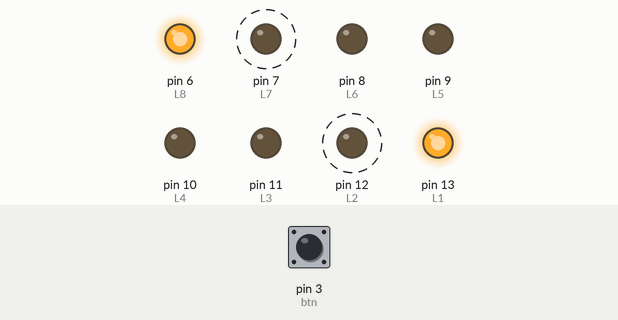
The sketch below on a simulated Arduino Uno, built with avr-gcc and run on an emulated ATmega328P. Parts: output pins drawn as LEDs (lit = HIGH). Dashed ring = blinking. The test bench sets the inputs (shaded band); at power-on: pin 3 (btn) LOW.

Above: at 0.12 s.
1.6 s: pin 3 (btn) pulled HIGH for 0.25 s
At 2.37 s:
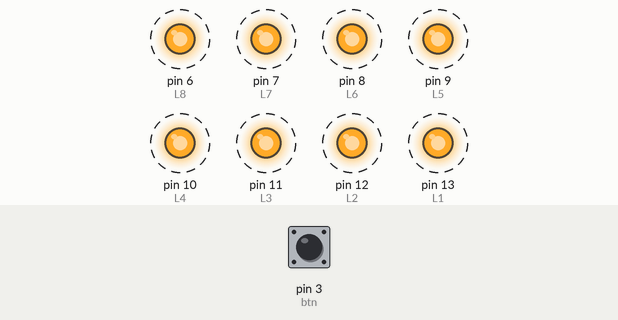
4.6 s: pin 3 (btn) pulled HIGH for 1 s
At 4.62 s:
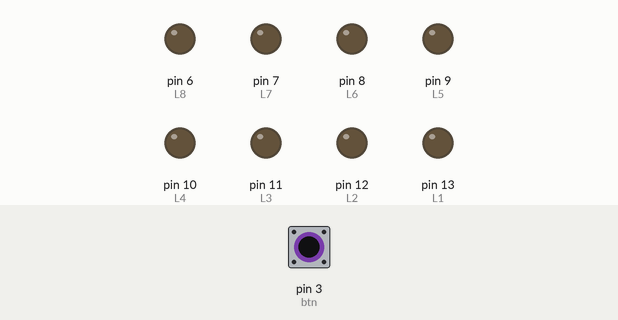
7.7 s: pin 3 (btn) pulled HIGH for 3.2 s
At 11.14 s:
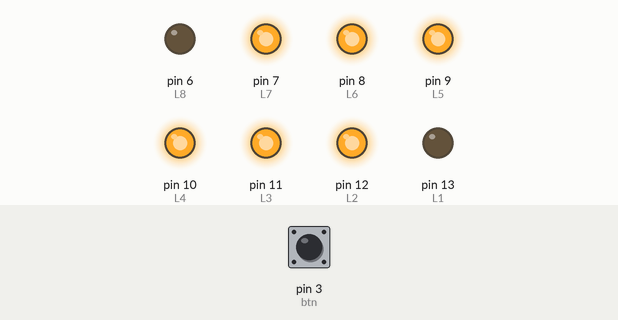
Timing chart, 0 to 18.7 s (numbered marks = the images above; inputs shaded):
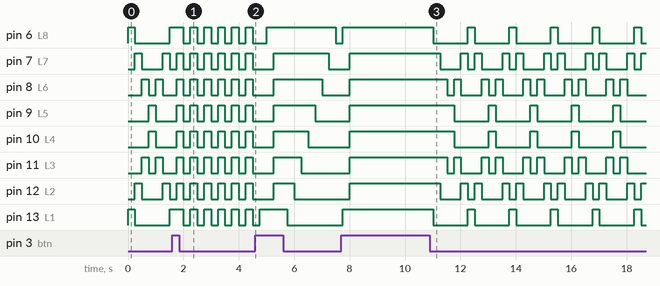

The sketch:

Led_Blink_BothSIDELOOP.ino
```cpp
int L1=13,L2=12,L3=11,L4=10,L5=9,L6=8,L7=7,L8=6,btn=3;
int I[] ={L1,L2,L3,L4}; int J[]={L5,L6,L7,L8};
int C[]={L1,L2,L3,L4,L5,L6,L7,L8};
int LedI,LedJ;
void setup() {
pinMode(L1,OUTPUT);pinMode(L2,OUTPUT);pinMode(L3,OUTPUT);
pinMode(L4,OUTPUT);pinMode(L5,OUTPUT);pinMode(L6,OUTPUT);
pinMode(L7,OUTPUT);pinMode(L8,OUTPUT);pinMode(btn,INPUT);

digitalWrite(L1,LOW);digitalWrite(L2,LOW);digitalWrite(L3,LOW);
digitalWrite(L4,LOW);digitalWrite(L5,LOW);digitalWrite(L6,LOW);
digitalWrite(L7,LOW);digitalWrite(L8,LOW);

}
// ##### WHILE PRESSING BUTTON, MAKE SURE YOU DO IT FOR AT LEAST HALF A SECOND AND ALSO NOT FOR VERY LONG. #####
void loop(){
  DoubleBlink();
}

void DoubleBlink() {
  while(1){
  for(int i=0,j=3;(i<=2) && (j>=1);i++,j--){
    LedI=I[i]; LedJ=J[j];
    digitalWrite(LedI,HIGH); digitalWrite(LedJ,HIGH);
    delay(250);
    digitalWrite(LedI,LOW); digitalWrite(LedJ,LOW);
    if(digitalRead(btn)==HIGH){
    delay(1);
    SimpleBlink();
  }
    }

  for(int i=3,j=0;(i>=1) && (j<=2);i--,j++){
    LedI=I[i]; LedJ=J[j];
    digitalWrite(LedI,HIGH); digitalWrite(LedJ,HIGH);
    delay(250);
    digitalWrite(LedI,LOW); digitalWrite(LedJ,LOW);
    if(digitalRead(btn)==HIGH){
    delay(1);
    SimpleBlink();
  }
    }

  if(digitalRead(btn)==HIGH){
    delay(1);
    SimpleBlink();
  }
  }


}
// ##### WHILE PRESSING BUTTON, MAKE SURE YOU DO IT FOR AT LEAST HALF A SECOND AND ALSO NOT FOR VERY LONG. #####
void SimpleBlink(){
while(1){
  digitalWrite(L1,HIGH);digitalWrite(L2,HIGH);digitalWrite(L3,HIGH);
  digitalWrite(L4,HIGH);digitalWrite(L5,HIGH);digitalWrite(L6,HIGH);
  digitalWrite(L7,HIGH);digitalWrite(L8,HIGH);
  delay(250);
    if(digitalRead(btn)==HIGH){
    delay(1);
    CountinuesLoop();
  }
  digitalWrite(L1,LOW);digitalWrite(L2,LOW);digitalWrite(L3,LOW);
  digitalWrite(L4,LOW);digitalWrite(L5,LOW);digitalWrite(L6,LOW);
  digitalWrite(L7,LOW);digitalWrite(L8,LOW);
  delay(250);
  if(digitalRead(btn)==HIGH){
    delay(1);
    CountinuesLoop();
  }
}

}
// ##### WHILE PRESSING BUTTON, MAKE SURE YOU DO IT FOR AT LEAST HALF A SECOND AND ALSO NOT FOR VERY LONG. #####
void CountinuesLoop(){
while(1){
    for(int i=0;i<=7;i++){
    digitalWrite(C[i],HIGH);
    delay(250);
    digitalWrite(C[i],LOW);
        if(digitalRead(btn)==HIGH){
    delay(1);
    DoubleBlink();
  }
    }

    for(int i=7;i>=0;i--){
    digitalWrite(C[i],LOW);
    delay(250);
    digitalWrite(C[i],HIGH);
        if(digitalRead(btn)==HIGH){
    delay(1);
    DoubleBlink();
  }
    }

  delay(250);

if(digitalRead(btn)==HIGH){
    delay(1);
    DoubleBlink();
  }
}

}
// ##### WHILE PRESSING BUTTON, MAKE SURE YOU DO IT FOR AT LEAST HALF A SECOND AND ALSO NOT FOR VERY LONG. #####
```

Measured:
- after the input at 1.6 s, pin 6 (L8), pin 13 (L1): alternates HIGH for 0.25 s and LOW for 0.25 s, starting after 0.40 s; pin 9 (L5), pin 10 (L4): alternates HIGH for 0.25 s and LOW for 0.25 s, starting after 0.15 s
- by itself, pin 7 (L7), pin 12 (L2): repeats every 1.5 s: LOW 0.75 s, HIGH 0.25 s, LOW 0.25 s, HIGH 0.25 s
- by itself, pin 8 (L6), pin 11 (L3): repeats every 1.5 s: LOW 0.25 s, HIGH 0.25 s, LOW 0.75 s, HIGH 0.25 s
